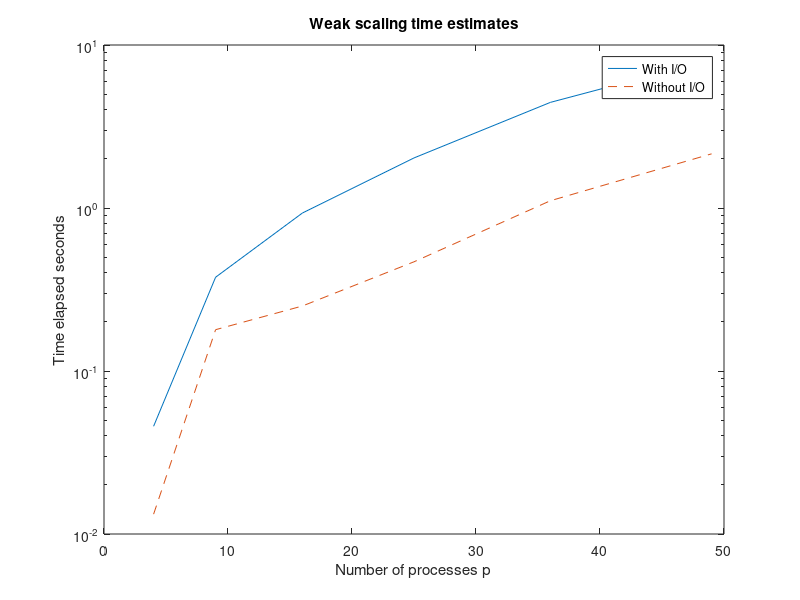

Write the MATLAB code that produced this figure.
x = [2:7].^2;
y1 = [4.580951e-02, 3.760958e-01, 9.315650e-01, 2.028446e+00, 4.446542e+00, 8.138711e+00];
y2 = [1.323605e-02, 1.792560e-01, 2.504880e-01, 4.677510e-01, 1.108203e+00, 2.149676e+00]; 
%figure1 = figure;
semilogy(x, y1, x, y2, '--')
title('Weak scaling time estimates')
xlabel('Number of processes p')
ylabel('Time elapsed seconds')
legend('With I/O', 'Without I/O');